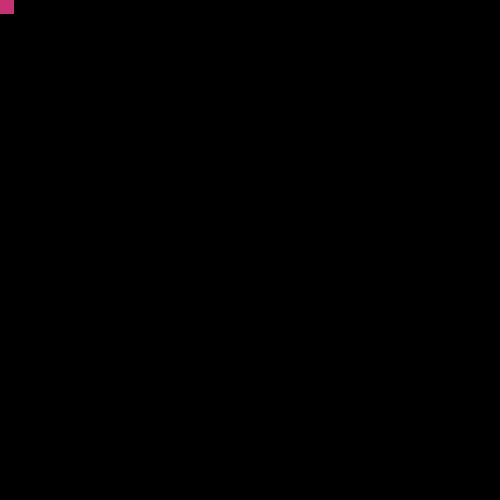
Frame 1 (no input)
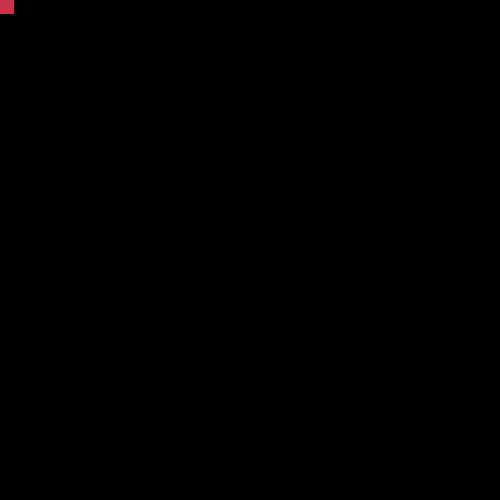
Frame 60 (the mouse pressed at the canvas centre just before this capture)
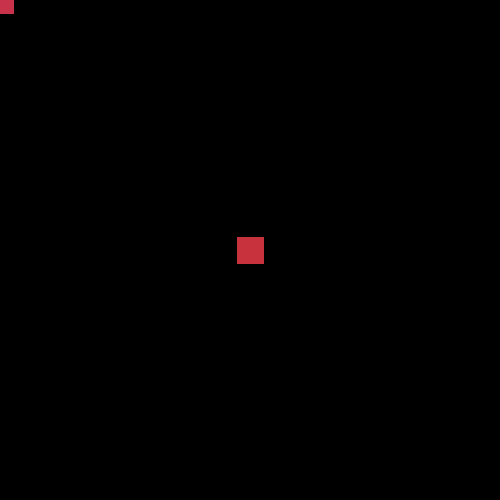
Frame 120 (the mouse held since frame 60 and released just before this capture)

The Processing sketch that drew these frames (run headless with seeded random() and noise(); from frame 60 on, the mouse is pressed at the canvas centre):

// Processing sketch: processing_66687
// ── processing_66687.pde

void setup() {
  size(500, 500);
  background(0);
  smooth();
}
void draw() {

  for (int i=0; i<30; i+=2) {
    squarefunction (i, i);
  }
}

void squarefunction (int aa, int bb) {


  if (mouseY>width/2) {
    fill(254, random(255), random(100));
}


  rect(mouseX, mouseY, aa, bb);
  rectMode(CENTER);
  fill(200, 50, random(255));
}
